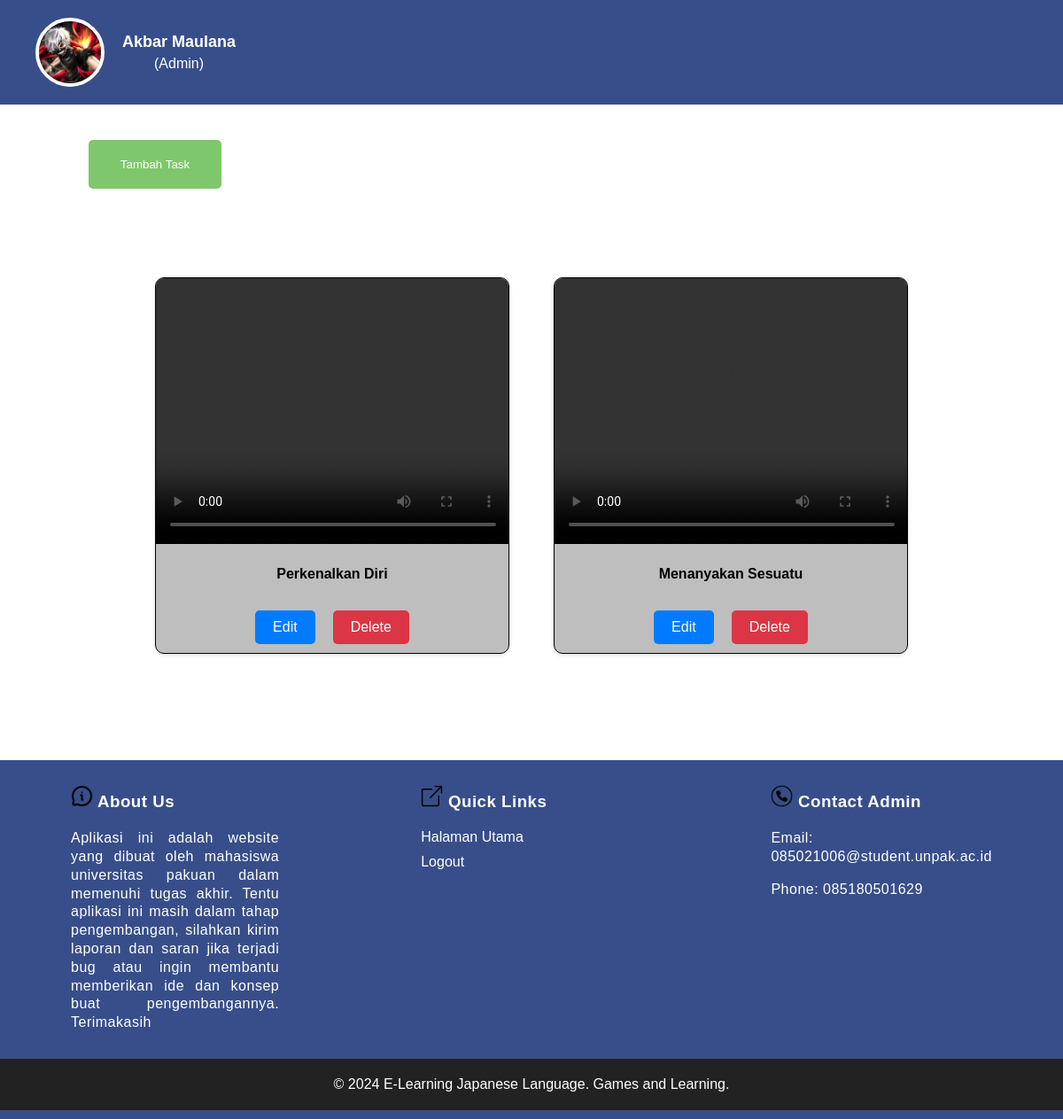
The app's page /admin/task_percakapan_admin.php (signed in) with its own data.
### tables this page shows
CREATE TABLE `user` (
  `id` int(3) NOT NULL,
  `foto_profile` varchar(30) NOT NULL,
  `nama` char(60) NOT NULL,
  `username` varchar(50) NOT NULL,
  `password` varchar(50) NOT NULL,
  `role` varchar(10) NOT NULL,
  `progres_level` varchar(3) NOT NULL
);

CREATE TABLE `gambar_percakapan` (
  `id` int(2) NOT NULL,
  `jenis_percakapan` varchar(30) NOT NULL,
  `video` varchar(50) NOT NULL
);

### admin/task_percakapan_admin.php (the view, shortened to what this page needs)
<!DOCTYPE html>
<html lang="en">
<head>
    <link rel="stylesheet" href="../css/style-user.css">
</head>
<body>
<header>
<div class="profile">
    <?php
    include "koneksi.php";
    if (isset($_SESSION['id'])) {
        $id = $_SESSION['id'];
        $sql = "SELECT nama, role, foto_profile FROM user WHERE id = '$id'";
        $result = mysqli_query($koneksi, $sql);
        if (mysqli_num_rows($result) > 0) {
            $row = mysqli_fetch_assoc($result);
            $nama = $row["nama"];
            $profile_picture = $row["foto_profile"];
            $role = $row['role'];
            if (!empty($profile_picture)) {
                echo "<img src='../uploads_profile/$profile_picture' alt='Profile Picture' class='profile-pic'>";
            } else {
                echo "<img src='../images/default_profile_picture.jpg' alt='Profile Picture' class='profile-pic'>";
            }
            echo "<div class='profile-info'>";
            echo "<span>$nama</span>";
            echo "<p>($role)</p>";
            echo "</div>";
        } else {
            echo "0 results";
        }
    }
    ?>
</div>
</header>
<main>
    <a href="tambah_task_percakapan.php" style="color:white; text-decoration:none" id="tambahTaskLink">
        <button class="btn-tambah-lvl">Tambah Task</button>
    </a>
    <?php
$koneksi = mysqli_connect("localhost", "root", "", "e_learning_jpl");
$query = "SELECT id, jenis_percakapan, video FROM gambar_percakapan";
$result = mysqli_query($koneksi, $query);
if (mysqli_num_rows($result) > 0) {
    echo '<div class="task-container">';
    while ($row = mysqli_fetch_assoc($result)) {
        echo '<div class="task-item">';
        echo '<video width="400" height="300" controls id="video_' . $row['id'] . '">';
        echo '<source src="../videos/video_percakapan/' . $row['video'] . '" type="video/mp4">';
        echo '</video>';
        echo '<h4>' . $row['jenis_percakapan'] . '</h4>';
        echo '<a href="#" onclick="openEditPopup(' . $row['id'] . ')" class="edit_button">Edit</a>';
        echo '<a href="delete.php?id=' . $row['id'] . '&tabel=percakapan" class="delete_button" onclick="return confirm(\'Anda yakin ingin menghapus percakapan ini?\')">Delete</a>';
        echo '</div>';
    }
    echo '</div>';
} else {
    echo "<p style='text-align:center;'>Percakapan tidak tersedia untuk saat ini!</p>";
}
?>
</main>
<footer>
    <div class="footer-container">
        <div class="footer-column">
            <h3><img src="../images/icons/about.png" alt="About Us Icon" class="footer-icon"> About Us</h3>
            <p>Aplikasi ini adalah website yang dibuat oleh mahasiswa universitas pakuan dalam memenuhi tugas akhir. Tentu aplikasi ini masih dalam tahap pengembangan, silahkan kirim laporan dan saran jika terjadi bug atau ingin membantu memberikan ide dan konsep buat pengembangannya. Terimakasih</p>
        </div>
        <div class="footer-column">
            <h3><img src="../images/icons/link.png" alt="Quick Links Icon" class="footer-icon"> Quick Links</h3>
            <ul>
                <li><a href="Dashboard_admin.php">Halaman Utama</a></li>
                <?php
                if (isset($_SESSION['id'])) {
                    echo '<li><a href="logout.php">Logout</a></li>';
                }
                ?>
            </ul>
        </div>
        <div class="footer-column">
            <h3><img src="../images/icons/contact.png" alt="Contact Icon" class="footer-icon"> Contact Admin</h3>
            <p>Email: 085021006@student.unpak.ac.id</p>
            <p>Phone: 085180501629</p>
        </div>
    </div>
    <div class="footer-bottom">
        &copy; 2024 E-Learning Japanese Language. Games and Learning.
    </div>
</footer>
</body>
</html>

### css/style-user.css (style rules this page uses)
body { font-family: Arial, sans-serif; margin: 0; padding: 0; }
header { background-color: rgb(56, 78, 138); color: #fff; text-align: center; position: relative; }
main { max-width: 100%; margin: 0 auto; padding: 100px; box-sizing: border-box; text-decoration: none; }
p { margin-bottom: 0; text-align: justify; }
.profile { display: flex; align-items: center; margin-bottom: 20px; padding: 0 40px; padding-top: 20px; padding-bottom: 20px; }
.profile img { width: 70px; height: 70px; object-fit: cover; border-radius: 50%; margin-right: 20px; border: 4px solid rgb(255, 255, 255); }
.profile .profile-info { display: flex; flex-direction: column; }
.profile .profile-info span { font-weight: bold; font-size: 18px; }
.profile .profile-info p { margin: 0 auto; font-size: 16px; padding-top: 5px; }
footer { background-color: rgb(56, 78, 138); color: #fff; padding: 10px 0; }
.footer-container { display: flex; justify-content: space-around; flex-wrap: wrap; }
.footer-column { flex: 1; margin: 0 80px; }
.footer-column h3, .footer-column p { color: #fff; text-align: justify; line-height: 1.3; letter-spacing: 0.5px; }
.footer-column .footer-icon { width: 25px; height: 25px; object-fit: cover; }
.footer-column ul { list-style-type: none; padding: 0; }
.footer-column ul li { margin-bottom: 10px; }
.footer-column ul li a { color: #fff; text-decoration: none; }
.footer-bottom { margin-top: 30px; text-align: center; padding-top: 20px; padding-bottom: 20px; background-color: #222; }
.task-container { display: flex; flex-wrap: wrap; justify-content: center; gap: 50px; padding: 20px; }
.task-item { background-color: rgb(190, 190, 190); border: 1px solid rgb(0, 0, 0); border-radius: 10px; overflow: hidden; box-shadow: 0 2px 5px rgba(0, 0, 0, 0.1); transition: transform 0.3s ease; width: calc(100% / 3 - 150px); box-sizing: border-box; text-align: center; align-items: center; }
.btn-tambah-lvl { position: relative; padding: 20px; width: 150px; background-color: #7ec76c; color: white; border-radius: 5px; border: none; bottom:80px; }
.edit_button, .delete_button { align-items: center; display: inline-block; padding: 10px 20px; margin: 10px; text-decoration: none; color: #fff; background-color: #007bff; border: none; border-radius: 5px; cursor: pointer; margin-bottom: 10px; }
.delete_button { background-color: #dc3545; }

### admin/task_percakapan_admin.php (style rules this page uses)
.profile-pic { cursor: pointer; width: 100px; height: 100px; border-radius: 50%; }
.task-item { width:400px; }

### records on screen
user: foto_profile (picture), nama "Akbar Maulana", role "Admin"
gambar_percakapan: jenis_percakapan "Perkenalkan Diri"
gambar_percakapan: jenis_percakapan "Menanyakan Sesuatu"
